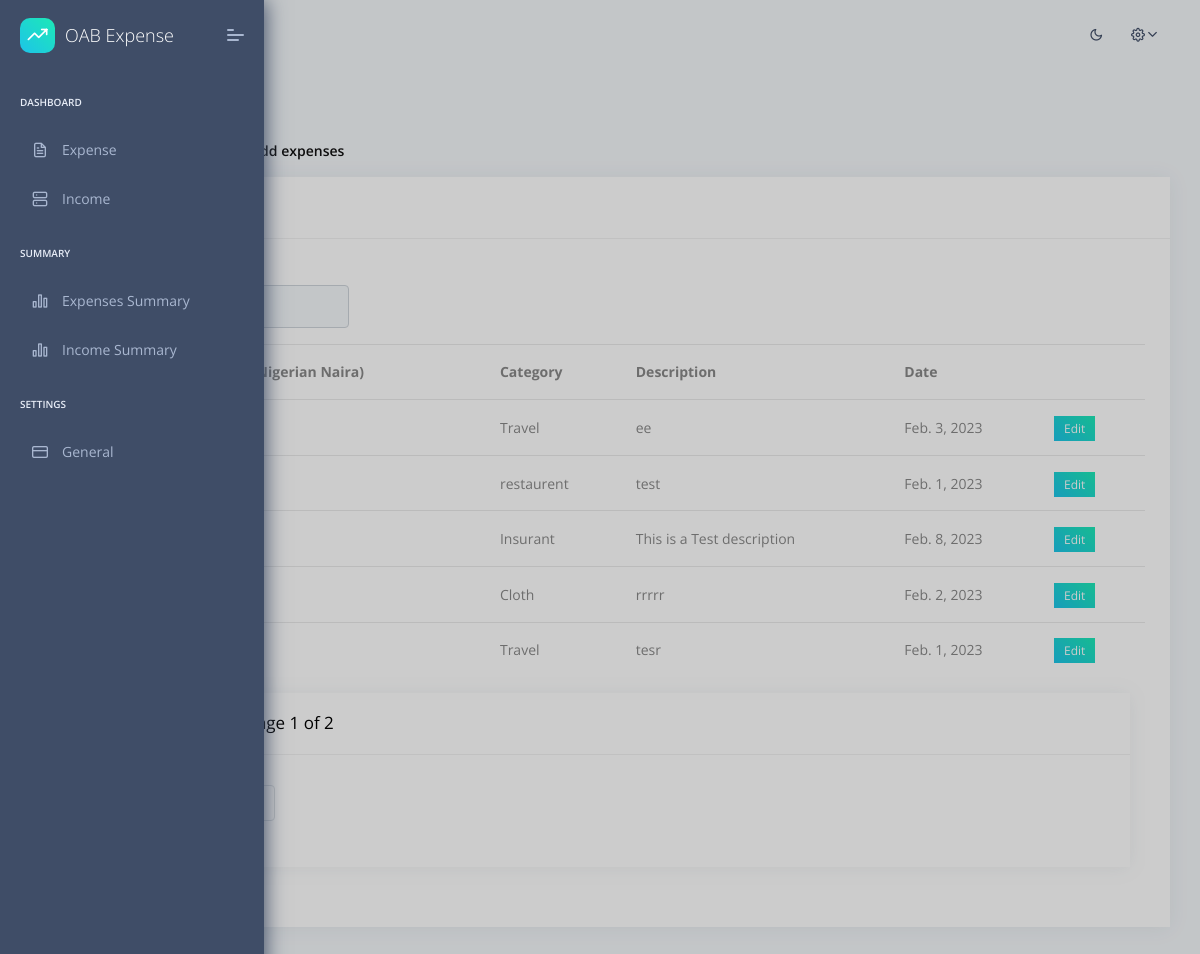
The app's page / (signed in), older data.
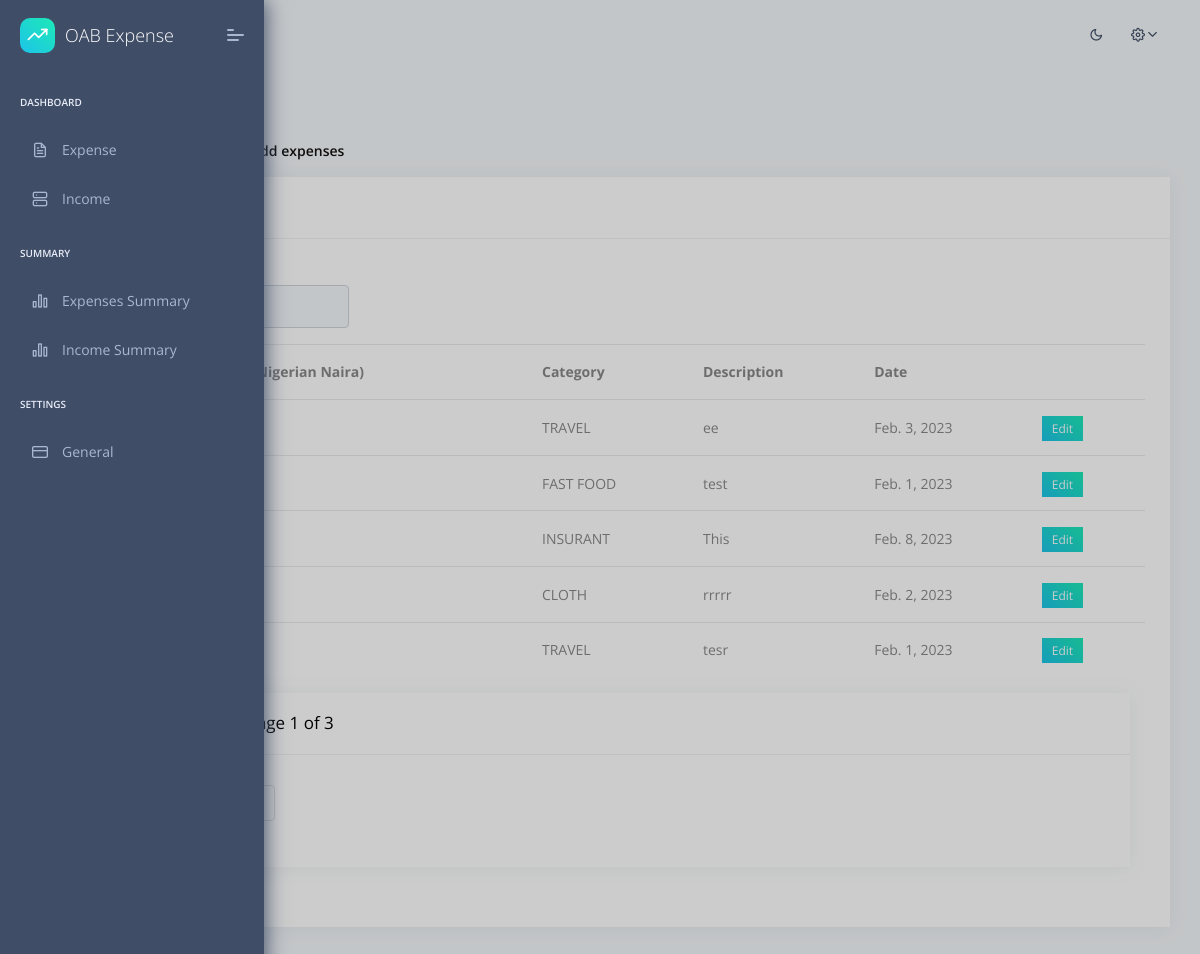
The same page, newer data.
### apps/expense/models.py (models this page shows, shortened)
class Expense(models.Model):
    amount = models.FloatField()
    date = models.DateField(default=now)
    description = models.TextField()
    owner = models.ForeignKey(to=User, on_delete=models.CASCADE)
    category = models.CharField(max_length=266)
    class Meta:
        ordering: ['-date']

### apps/expense/views.py (the view)
# urls.py: path('', views.expense, name="expense"),
@login_required(login_url="/login/")
def expense(request):
    categories = Category.objects.all()
    expenses = Expense.objects.filter(owner=request.user)
    paginator = Paginator(expenses, 5)
    page_number = request.GET.get('page')
    page_obj = Paginator.get_page(paginator, page_number)
    currency = UserPreference.objects.get(user=request.user).currency
    context = {
        'expenses': expenses,
        'page_obj': page_obj,
        'currency': currency
    }
    return render(request, 'expense/expense.html', context)

### apps/context_processors.py (called while the page is built)
def cfg_assets_root(request):
    return { 'ASSETS_ROOT' : settings.ASSETS_ROOT }

### apps/templates/expense/expense.html (shortened to what the changed rows need)
{% extends "layouts/base.html" %}
{% load static %}
{% block content %}
    <div class="pcoded-main-container">
        <div class="pcoded-wrapper">
            <div class="pcoded-content">
                <div class="pcoded-inner-content">
                    <div class="main-body">
                        <div class="page-wrapper">
                            <div class="row">
                                    <div class="col-xl-12">
                                        <div class="card">
                                            <div class="card-block table-border-style">
                                                <div class="table-responsive">
                                                    <div class="">
                                                    {% if expenses.count %}
                                                    <div class="col-md-8 mt-3">
                                                        <div class="col-md-4">
                                                            <div class="form-group">
                                                            </div>
                                                        </div>
                                                    </div>
                                               <div class="app-table">
                                                <table class="table table-hover">
                                                    <thead>
                                                        <tr>
                                                            <th>Amount ({{currency}})</th>
                                                            <th>Category</th>
                                                            <th>Description</th>
                                                            <th>Date</th>
                                                            <th></th>
                                                        </tr>
                                                    </thead>
                                                    <tbody>
                                                        {% for expense in page_obj %}
                                                        <tr>
                                                            <td>{{ expense.amount}}</td>
                                                            <td>{{ expense.category}}</td>
                                                            <td>{{ expense.description}}</td>
                                                            <td>{{ expense.date}}</td>
                                                            <td><a class="label theme-bg text-white f-12" href="{% url 'expense-edit' expense.id %}">Edit</a></td>
                                                        </tr>
                                                        {% endfor %}
                                                    </tbody>
                                                </table>
                                               </div>
                                                </div>
                                                    <div class="col-sm-12 pagination-container">
                                                        <div class="card">
                                                            <div class="card-header">
                                                                <h5>Showing page {{page_obj.number}} of {{page_obj.paginator.num_pages}}</h5>
                                                            </div>
                                                            <div class="card-body">
                                                                <nav aria-label="Page navigation example">
                                                                    <ul class="pagination">
                                                                        {% if page_obj.has_next%}
                                                                        <li class="page-item"><a class="page-link" href="?page={{ page_obj.next_page_number }}">Next</a></li>
                                                                        <li class="page-item"><a class="page-link" href="?page={{ page_obj.paginator.num_pages }}">{{ page_obj.paginator.num_pages}} &raquo;</a></li>
                                                                        {% endif %}
                                                                    </ul>
                                                                </nav>
                                                            </div>
                                                        </div>
                                                    </div>
                                                    {% endif %}
                                                </div>
                                            </div>
                                        </div>
                                    </div>
                            </div>
                        </div>
                    </div>
                </div>
            </div>
        </div>
    </div>
{% endblock content %}

Row changes from the older to the newer data that the page shows:
changed Expense "ee": category "Travel" → "TRAVEL"
changed Expense "test": category "restaurent" → "FAST FOOD"
changed Expense: category "Insurant" → "INSURANT"; description "This is a Test description" → "This"
changed Expense "rrrrr": category "Cloth" → "CLOTH"
changed Expense "tesr": category "Travel" → "TRAVEL"
Text that changed along with them:
{{ page_obj.paginator.num_pages }}: "2" → "3"
